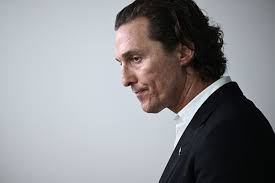
#> input picture chapter13/images/01.jpg, 275 x 183 px
$ python transpose.py
#> lines starting #> are read from the running program, lines starting #| are printed output that depends on the picture
from PIL import Image,ImageEnhance
with Image.open("images/01.jpg") as im:
#> im is the input picture: PIL image 275x183 RGB; mean R, G, B 140.7, 140.8, 144.3
    new_im=im.transpose(Image.ROTATE_90)
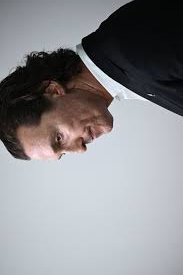
#> new_im: PIL image 183x275 RGB; mean R, G, B 140.7, 140.8, 144.3
    new_im.save("images/r90.jpg")
    new_im=Image.open("images/r90.jpg")
    new_im.show()
